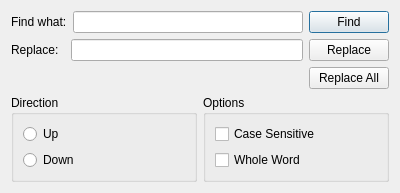
<?xml version="1.0" encoding="UTF-8"?>
<ui version="4.0">
 <class>ReplaceDialog</class>
 <widget class="QDialog" name="ReplaceDialog">
  <property name="geometry">
   <rect>
    <x>0</x>
    <y>0</y>
    <width>400</width>
    <height>183</height>
   </rect>
  </property>
  <property name="windowTitle">
   <string>Dialog</string>
  </property>
  <layout class="QVBoxLayout" name="verticalLayout_3">
   <item>
    <layout class="QHBoxLayout" name="horizontalLayout">
     <item>
      <widget class="QLabel" name="findLabel">
       <property name="text">
        <string>Find what:</string>
       </property>
      </widget>
     </item>
     <item>
      <widget class="QLineEdit" name="findLineEdit"/>
     </item>
     <item>
      <widget class="QPushButton" name="findPushButton">
       <property name="text">
        <string>Find</string>
       </property>
      </widget>
     </item>
    </layout>
   </item>
   <item>
    <layout class="QHBoxLayout" name="horizontalLayout_2">
     <item>
      <widget class="QLabel" name="replaceLabel">
       <property name="text">
        <string>Replace:  </string>
       </property>
      </widget>
     </item>
     <item>
      <widget class="QLineEdit" name="replaceLineEdit"/>
     </item>
     <item>
      <widget class="QPushButton" name="replacePushButton">
       <property name="text">
        <string>Replace</string>
       </property>
      </widget>
     </item>
    </layout>
   </item>
   <item>
    <layout class="QHBoxLayout" name="horizontalLayout_3">
     <item>
      <spacer name="horizontalSpacer">
       <property name="orientation">
        <enum>Qt::Horizontal</enum>
       </property>
       <property name="sizeHint" stdset="0">
        <size>
         <width>40</width>
         <height>20</height>
        </size>
       </property>
      </spacer>
     </item>
     <item>
      <widget class="QPushButton" name="replaceAllPushButton">
       <property name="text">
        <string>Replace All</string>
       </property>
      </widget>
     </item>
    </layout>
   </item>
   <item>
    <layout class="QHBoxLayout" name="horizontalLayout_4">
     <item>
      <widget class="QGroupBox" name="direction">
       <property name="title">
        <string>Direction</string>
       </property>
       <layout class="QVBoxLayout" name="verticalLayout">
        <item>
         <widget class="QRadioButton" name="upRadioButton">
          <property name="text">
           <string>Up</string>
          </property>
         </widget>
        </item>
        <item>
         <widget class="QRadioButton" name="downRadioButton">
          <property name="text">
           <string>Down</string>
          </property>
         </widget>
        </item>
       </layout>
      </widget>
     </item>
     <item>
      <widget class="QGroupBox" name="options">
       <property name="title">
        <string>Options</string>
       </property>
       <layout class="QVBoxLayout" name="verticalLayout_2">
        <item>
         <widget class="QCheckBox" name="caseSensitiveBox">
          <property name="text">
           <string>Case Sensitive</string>
          </property>
         </widget>
        </item>
        <item>
         <widget class="QCheckBox" name="wholeWordBox">
          <property name="text">
           <string>Whole Word</string>
          </property>
         </widget>
        </item>
       </layout>
      </widget>
     </item>
    </layout>
   </item>
  </layout>
  <zorder>layoutWidget</zorder>
  <zorder>layoutWidget_2</zorder>
  <zorder>layoutWidget_3</zorder>
  <zorder>layoutWidget_4</zorder>
  <zorder>options</zorder>
 </widget>
 <resources/>
 <connections/>
</ui>
